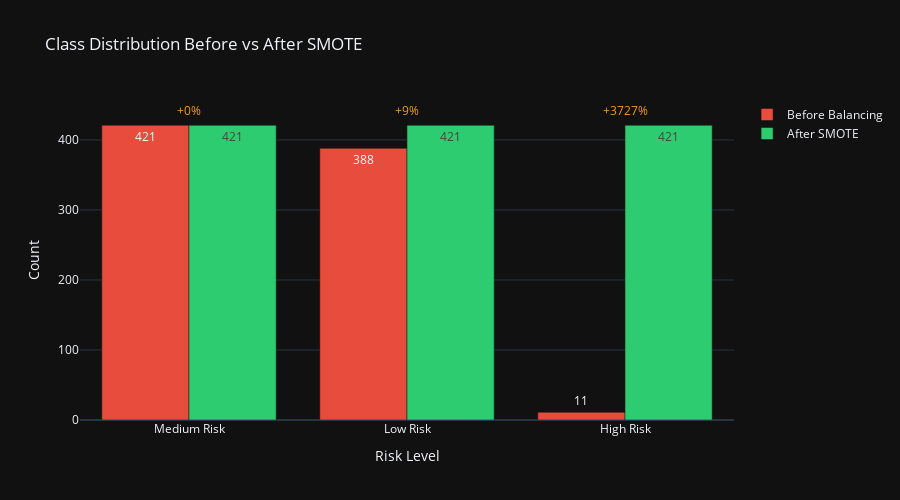

Source (notebook cell):
### Code cell
# Cell 5: Class Imbalance Handling
print("Handling Class Imbalance...")

print("\nOriginal Class Distribution (Training Set):")
original_dist = y_train.value_counts()
print(original_dist)

# Apply SMOTE
smote = SMOTE(random_state=42, k_neighbors=3)
X_train_balanced, y_train_balanced = smote.fit_resample(X_train_processed, y_train)

print("\nBalanced Class Distribution (After SMOTE):")
balanced_dist = pd.Series(y_train_balanced).value_counts()
print(balanced_dist)

# Visualize balancing effect
fig = go.Figure()

# Before balancing
fig.add_trace(go.Bar(
    x=[risk_labels[i] for i in original_dist.index],
    y=original_dist.values,
    name='Before Balancing',
    marker_color='#e74c3c',
    text=original_dist.values,
    textposition='auto',
    hovertemplate='<b>%{x}</b><br>Count: %{y}<extra></extra>'
))

# After balancing
fig.add_trace(go.Bar(
    x=[risk_labels[i] for i in balanced_dist.index],
    y=balanced_dist.values,
    name='After SMOTE',
    marker_color='#2ecc71',
    text=balanced_dist.values,
    textposition='auto',
    hovertemplate='<b>%{x}</b><br>Count: %{y}<extra></extra>'
))

fig.update_layout(
    title='Class Distribution Before vs After SMOTE',
    xaxis_title='Risk Level',
    yaxis_title='Count',
    barmode='group',
    height=500,
    template="plotly_dark",
    hoverlabel=dict(bgcolor="white", font_size=12, font_family="Arial")
)

# Add annotations for percentage increase
for i, (orig, bal) in enumerate(zip(original_dist.values, balanced_dist.values)):
    increase = ((bal - orig) / orig) * 100
    fig.add_annotation(
        x=risk_labels[original_dist.index[i]],
        y=bal + max(balanced_dist.values) * 0.05,
        text=f"+{increase:.0f}%",
        showarrow=False,
        font=dict(size=12, color="#f39c12")
    )

fig.show()

print("\nBalancing Statistics:")
for i in range(3):
    if i in original_dist.index:
        increase_ratio = balanced_dist[i] / original_dist[i]
        print(f"{risk_labels[i]}: {original_dist[i]} -> {balanced_dist[i]} ({increase_ratio:.1f}x)")

print("Class imbalance handled with SMOTE")

### Figure 1 — Plotly figure (JSON) as saved in the notebook; plotly's stock layout.template omitted (floating-point values rounded to 4 significant figures)
{"data": [{"hovertemplate": "<b>%{x}</b><br>Count: %{y}<extra></extra>", "marker": {"color": "#e74c3c"}, "name": "Before Balancing", "text": [421, 388, 11], "textposition": "auto", "type": "bar", "x": ["Medium Risk", "Low Risk", "High Risk"], "y": [421, 388, 11]}, {"hovertemplate": "<b>%{x}</b><br>Count: %{y}<extra></extra>", "marker": {"color": "#2ecc71"}, "name": "After SMOTE", "text": [421, 421, 421], "textposition": "auto", "type": "bar", "x": ["Low Risk", "Medium Risk", "High Risk"], "y": [421, 421, 421]}], "layout": {"annotations": [{"font": {"color": "#f39c12", "size": 12}, "showarrow": false, "text": "+0%", "x": "Medium Risk", "y": 442.1}, {"font": {"color": "#f39c12", "size": 12}, "showarrow": false, "text": "+9%", "x": "Low Risk", "y": 442.1}, {"font": {"color": "#f39c12", "size": 12}, "showarrow": false, "text": "+3727%", "x": "High Risk", "y": 442.1}], "barmode": "group", "height": 500, "hoverlabel": {"bgcolor": "white", "font": {"family": "Arial", "size": 12}}, "title": {"text": "Class Distribution Before vs After SMOTE"}, "xaxis": {"title": {"text": "Risk Level"}}, "yaxis": {"title": {"text": "Count"}}}}
